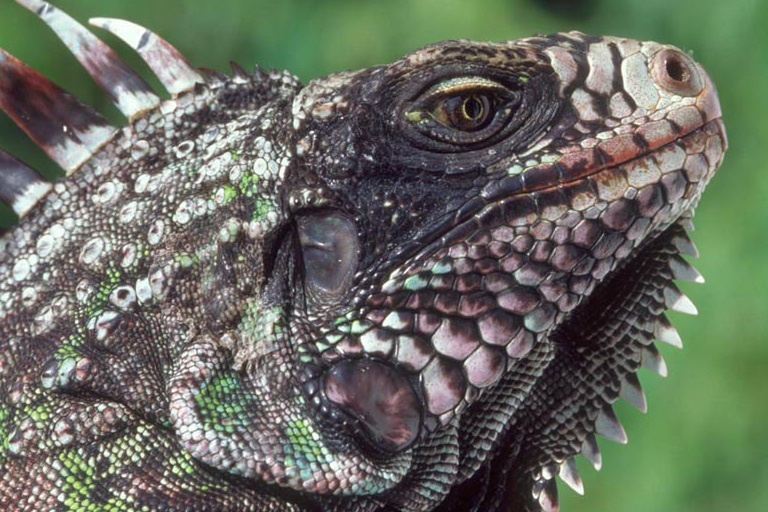
#> input picture images_and_preprecessing/iguana.jpg, 768 x 512 px
$ python preprocess.py
#> lines starting #> are read from the running program, lines starting #| are printed output that depends on the picture
from PIL import Image
import numpy as np

def image_to_grayscale_bytes_per_line(input_image_path, output_file_path):
    # Load the image
#> called with input_image_path = 'iguana.jpg', output_file_path = 'iguana_grayscale.txt'
    with Image.open(input_image_path) as img:
        # Convert image to grayscale
#> img is the input picture: PIL image 768x512 RGB; mean R, G, B 104.7, 109.1, 97.4
        grayscale_img = img.convert("L")
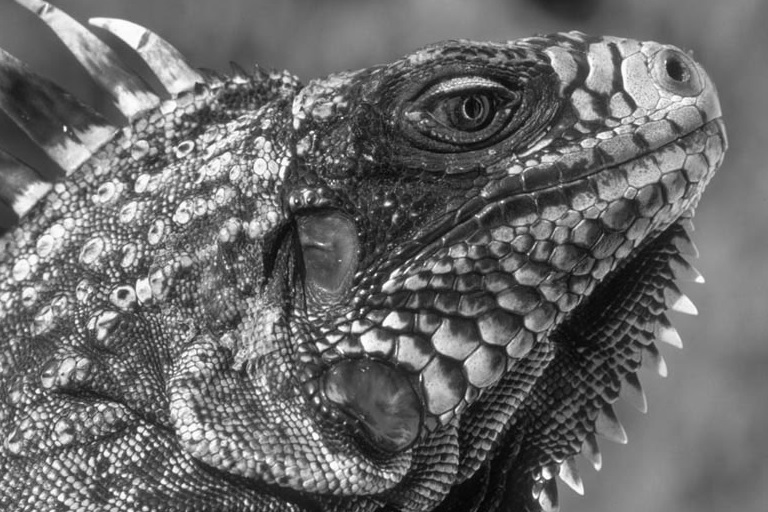
#> grayscale_img: PIL image 768x512 L; min 3, max 255, mean 106.5

        # Open the output file
        with open(output_file_path, 'w') as file:
            # Write grayscale pixel values, one per line in hexadecimal
            for pixel in list(grayscale_img.getdata()):
                file.write(f'{pixel:02x}\n')  # Write byte in hexadecimal format
#> this loop made 393216 passes
#> pixel on passes 1 to 3: 96, 96, 96

input_image_path = 'iguana.jpg'
output_file_path = 'iguana_grayscale.txt'      # Output file
image_to_grayscale_bytes_per_line(input_image_path, output_file_path)

def image_to_rgb_bytes(input_image_path, output_file_path):
    # Load the image
#> called with input_image_path = 'iguana.jpg', output_file_path = 'iguana_rgb.txt'
    with Image.open(input_image_path) as img:
        # Convert image to RGB if not already
        rgb_img = img.convert("RGB")

        # Get image dimensions
        width, height = rgb_img.size
#> width = 768; height = 512

        # Open the output file
        with open(output_file_path, 'w') as file:
            # Write height and width in hexadecimal format, byte by byte
            file.write(f'{height >> 8:02x}\n')  # Higher byte of height
            file.write(f'{height & 0xFF:02x}\n')  # Lower byte of height
            file.write(f'{width >> 8:02x}\n')  # Higher byte of width
            file.write(f'{width & 0xFF:02x}\n')  # Lower byte of width

            # Write RGB pixel values, byte by byte
            for r, g, b in list(rgb_img.getdata()):
                file.write(f'{r:02x}\n')  # Red
                file.write(f'{g:02x}\n')  # Green
                file.write(f'{b:02x}\n')  # Blue
#> this loop made 393216 passes
#> (r, g, b) on passes 1 to 3: (78, 112, 62), (79, 111, 62), (81, 110, 62)


output_file_path = 'iguana_rgb.txt'      # Output file
image_to_rgb_bytes(input_image_path, output_file_path)

$ run again, with images_and_preprecessing/flower.jpg copied over images_and_preprecessing/iguana.jpg
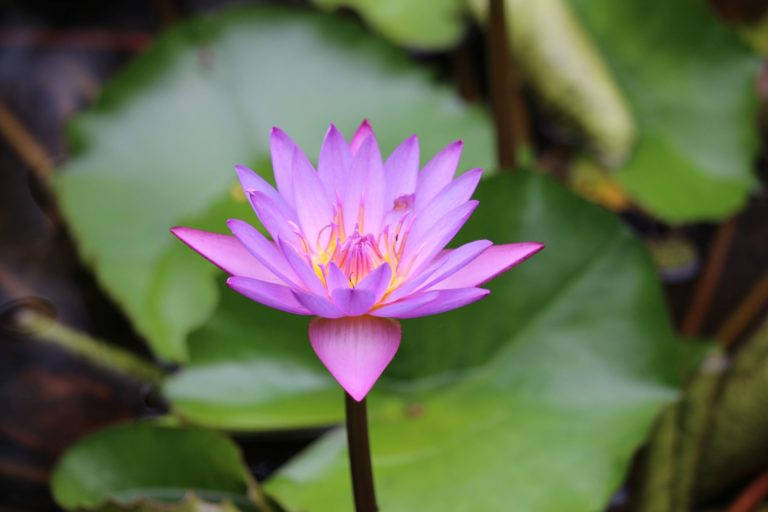
#> input picture images_and_preprecessing/flower.jpg, 768 x 512 px
#> in image_to_grayscale_bytes_per_line, img is the input picture: PIL image 768x512 RGB; mean R, G, B 97.6, 102.9, 80.8
#> in image_to_grayscale_bytes_per_line, `grayscale_img = img.convert("L")`:
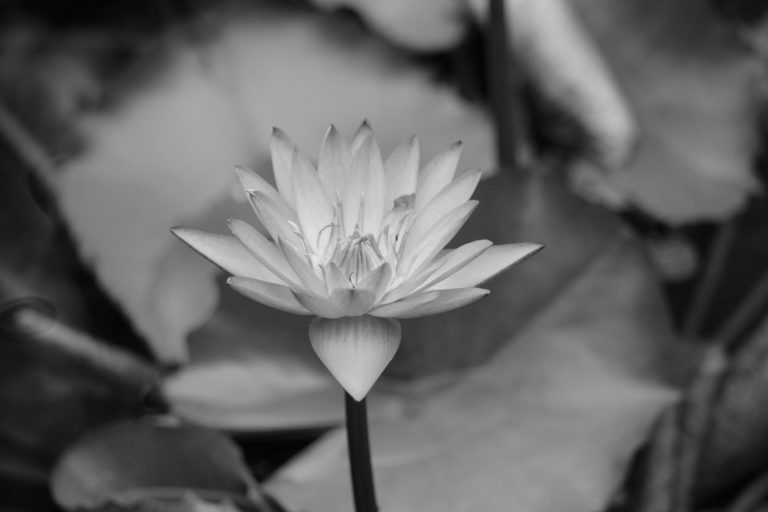
#> grayscale_img: PIL image 768x512 L; min 3, max 230, mean 98.8
#> the loop in image_to_grayscale_bytes_per_line, `for pixel in list(grayscale_img.getdata()):` made 393216 passes
#> pixel on passes 1 to 3: 13, 13, 13
#> the loop in image_to_rgb_bytes, `for r, g, b in list(rgb_img.getdata()):` made 393216 passes
#> (r, g, b) on passes 1 to 3: (13, 13, 11), (13, 13, 11), (13, 13, 11)
